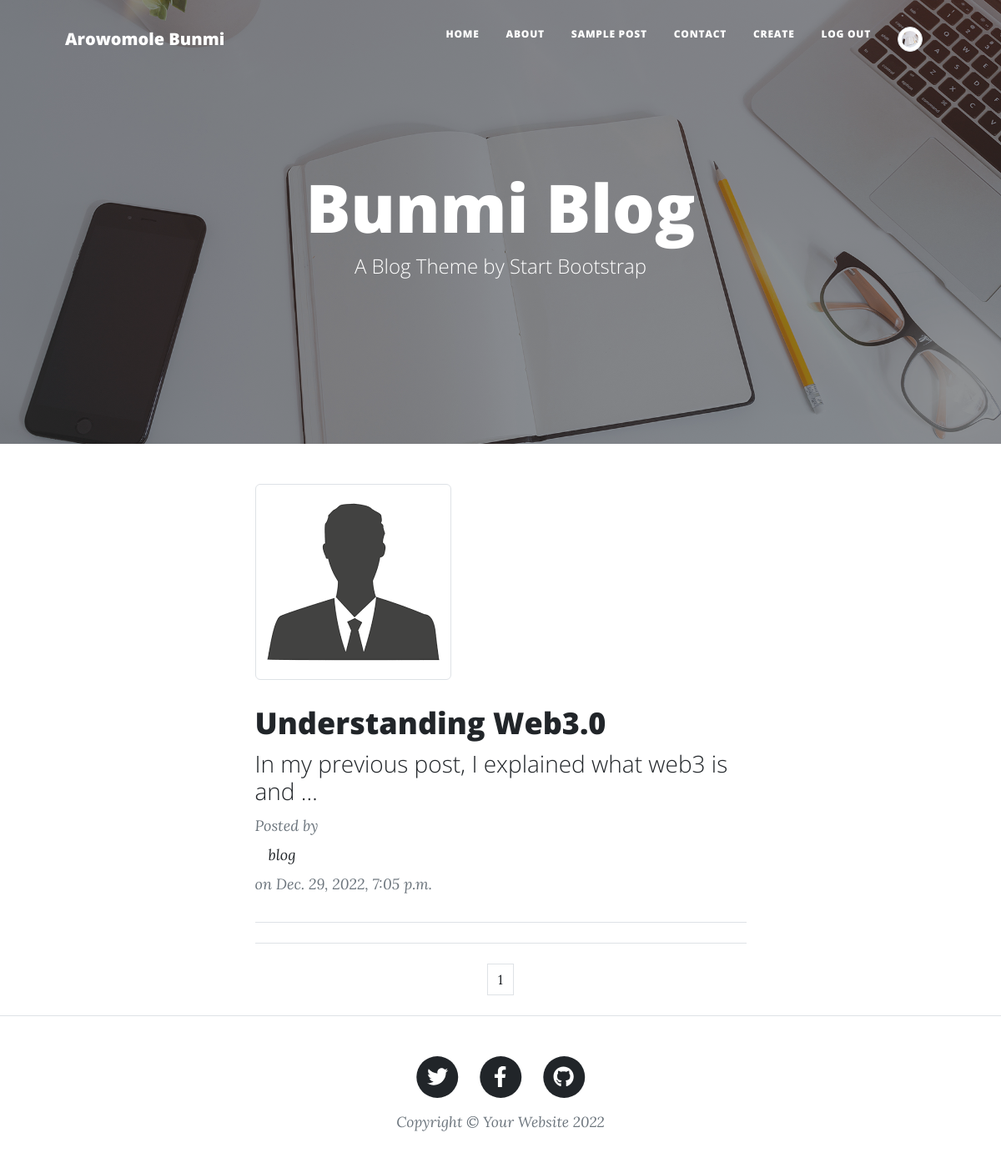
The app's page / (signed in) with its own data.
### blog/models.py (models this page shows, shortened)
class Story(models.Model):
    author = models.ForeignKey(User, on_delete=models.CASCADE)
    title = models.CharField(max_length=255, blank=False)
    img = models.ImageField(default='/media/default.png', upload_to='blogpost_img')
    politics = 'politics'
    tech = 'tech'
    religion = 'religion'
    sport = 'sport'
    other = 'other'
    category_choices = [(politics, 'politics'), (tech, 'tech'), (religion, 'religion'), (sport, 'sport'), (other, 'other')]
    category =models.CharField(max_length=10, choices=category_choices, default=other)
    post = models.TextField(max_length=5000, null=False)
    date_created = models.DateTimeField(auto_now_add=True)
    date_updated = models.DateTimeField(auto_now=True)
    class Meta:
        ordering = ['-date_updated', '-date_created']

### blog/views.py (the view)
# urls.py: path('', views.home, name='home'),
def home(request):
    all_story = Story.objects.all()
    page = request.GET.get('page', 1)
    paginator = Paginator(all_story, 3)
    try:
        story = paginator.page(page)
    except PageNotAnInteger:
        story = paginator.page(1)
    except EmptyPage:
        story = paginator.page(paginator.num_pages)
    context ={'story': story}
    return render(request, 'blog/home.html', context)

### blog/templates/blog/home.html (shortened to what this page needs)
{% extends 'index.html' %}
{% block content %}
<div class="container px-4 px-lg-5">
    <div class="row gx-4 gx-lg-5 justify-content-center">
        <div class="col-md-10 col-lg-8 col-xl-7">
            {% for story in story %}
            <div class="post-preview">
                <a href="read_story/{{story.id}}" class="">
                    <img src="{{story.img.url}}" alt="post-img" class="img-fluid img-thumbnail" loading='lazy'>
                    <h2 class="post-title">{{story.title}}</h2>
                    <h3 class="post-subtitle">{{story.post | truncatewords:10}}</h3>
                </a>
                <p class="post-meta">
                    Posted by
                    <a href="#!" class="nav-link">{{story.author}}</a>
                    on {{story.date_created}}
                </p>
            </div>
            <hr class="my-4" />
            {% endfor %}
              <nav aria-label="Pagination">
                <hr class="my-0" />
                <div class="pagination justify-content-center my-4">
                  {% for num in story.paginator.page_range %}
                    {% if story.number == num %}
                      <a href="?page={{ num }}" class="page-link">{{ num }}</a>
                    {% elif num > story.number|add:'-3' and num < story.number|add:'3' %}
                      <a href="?page={{ num }}" class="page-link">{{ num }}</a>
                    {% endif %}
                  {% endfor %}
                </div>
            </nav>
        </div>
    </div>
</div>
    {% endblock %}

### templates/index.html (shortened to what this page needs)
{% load static %}
<!DOCTYPE html>
<html lang="en">
    <head>
        <link href="https://cdn.jsdelivr.net/npm/bootstrap@5.3.0-alpha1/dist/css/bootstrap.min.css" rel="stylesheet">
        <link rel="stylesheet" href="{% static '../static/css/styles.css' %}" />
  </head>
  <body>
    {% include "navbar.html" %} {% block content %} {% endblock %}{% include "footer.html" %}
  </body>
</html>

### templates/navbar.html (shortened to what this page needs)
 <nav class="navbar navbar-expand-lg navbar-light" id="mainNav">
    <div class="container px-4 px-lg-5">
        <a class="navbar-brand" href="{% url 'home' %}">Arowomole Bunmi</a>
        <div class="collapse navbar-collapse" id="navbarResponsive">
            <ul class="navbar-nav ms-auto py-4 py-lg-0">
                <li class="nav-item"><a class="nav-link px-lg-3 py-3 py-lg-4" href="{% url 'home' %}">Home</a></li>
                <li class="nav-item"><a class="nav-link px-lg-3 py-3 py-lg-4" href="{% url 'about' %}">About</a></li>
                <li class="nav-item"><a class="nav-link px-lg-3 py-3 py-lg-4" href="{% url 'home' %}">Sample Post</a></li>
                <li class="nav-item"><a class="nav-link px-lg-3 py-3 py-lg-4" href="{% url 'contact' %}">Contact</a></li>
               {% if user.is_authenticated %}
               <li class="nav-item"><a class="nav-link px-lg-3 py-3 py-lg-4" href="{% url 'create_post' %}">Create</a></li>
               <li class="nav-item"><a class="nav-link px-lg-3 py-3 py-lg-4" href="{% url 'logout' %}">Log Out</a></li>
               <li class="nav-item"><a class="nav-link px-lg-3 py-3 py-lg-4" href="{% url 'create_post' %}"><img src="../static/images/home-bg.jpg" alt="" class="img-fluid img-thumbnail rounded-circle" style="width: 30px; height:30px;" loading='lazy'></a></li>
               {% else %}
               <li class="nav-item"><a class="nav-link px-lg-3 py-3 py-lg-4" href="{% url 'login' %}">Login</a></li>
                {% endif %}
            </ul>
        </div>
    </div>
</nav>
 <header class="masthead" style="background-image: url('/static/images/home-bg.jpg')">
    <div class="container position-relative px-4 px-lg-5">
        <div class="row gx-4 gx-lg-5 justify-content-center">
            <div class="col-md-10 col-lg-8 col-xl-7">
                <div class="site-heading">
                    <h1>Bunmi Blog</h1>
                    <span class="subheading">A Blog Theme by Start Bootstrap</span>
                </div>
            </div>
        </div>
    </div>
</header>

### templates/footer.html
<footer class="border-top">
    <div class="container px-4 px-lg-5">
        <div class="row gx-4 gx-lg-5 justify-content-center">
            <div class="col-md-10 col-lg-8 col-xl-7">
                <ul class="list-inline text-center">
                    <li class="list-inline-item">
                        <a href="#!">
                            <span class="fa-stack fa-lg">
                                <i class="fas fa-circle fa-stack-2x"></i>
                                <i class="fab fa-twitter fa-stack-1x fa-inverse"></i>
                            </span>
                        </a>
                    </li>
                    <li class="list-inline-item">
                        <a href="#!">
                            <span class="fa-stack fa-lg">
                                <i class="fas fa-circle fa-stack-2x"></i>
                                <i class="fab fa-facebook-f fa-stack-1x fa-inverse"></i>
                            </span>
                        </a>
                    </li>
                    <li class="list-inline-item">
                        <a href="#!">
                            <span class="fa-stack fa-lg">
                                <i class="fas fa-circle fa-stack-2x"></i>
                                <i class="fab fa-github fa-stack-1x fa-inverse"></i>
                            </span>
                        </a>
                    </li>
                </ul>
                <div class="small text-center text-muted fst-italic">Copyright &copy; Your Website 2022</div>
            </div>
        </div>
    </div>
</footer>

### records on screen
Story: img (placeholder picture), title "Understanding Web3.0", post "In my previous post, I explained what web3 is and …", author "blog", date_created "Dec. 29, 2022, 7:05 p.m."

### other values on screen
{{ num }} "1"
